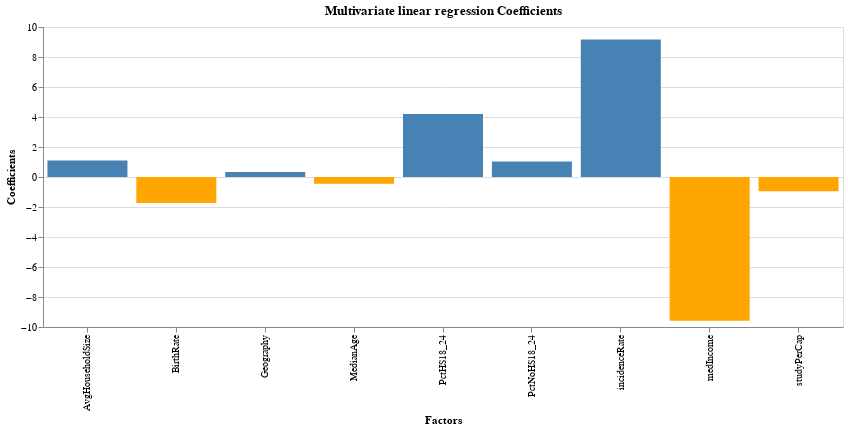

Source (notebook cell):
### Code cell
coef=list(coef)

factors=list(X.columns)

print("Intercept: "+str(float(intercept)))
for i in range(len(factors)):
  print(str(factors[i])+": "+ "coef: " +str(coef[i]))

# Create a DataFrame from the data
coef_df = pd.DataFrame({'Factors': factors, 'Coefficients': coef})

# Create a bar chart using Altair
chart = alt.Chart(coef_df).mark_bar().encode(
    x='Factors',
    y='Coefficients',
    color=alt.condition(
        alt.datum.Coefficients > 0,
        alt.value('steelblue'),  # Positive coefficients in blue
        alt.value('orange')      # Negative coefficients in orange
    ),
    tooltip=['Factors', 'Coefficients']
).properties(
    title='Multivariate linear regression Coefficients',width=800,
    height=300
)

# Show the chart
chart

### Figure 1 — Vega-Lite specification as saved in the notebook (floating-point values rounded to 4 significant figures)
{"config": {"view": {"continuousWidth": 400, "continuousHeight": 300}}, "data": {"name": "data-3b4ff8dd8ca62ec86682772a5b0679d1"}, "mark": "bar", "encoding": {"color": {"condition": {"value": "steelblue", "test": "(datum.Coefficients > 0)"}, "value": "orange"}, "tooltip": [{"field": "Factors", "type": "nominal"}, {"field": "Coefficients", "type": "quantitative"}], "x": {"field": "Factors", "type": "nominal"}, "y": {"field": "Coefficients", "type": "quantitative"}}, "height": 300, "title": "Multivariate linear regression Coefficients", "width": 800, "$schema": "https://vega.github.io/schema/vega-lite/v4.17.0.json", "datasets": {"data-3b4ff8dd8ca62ec86682772a5b0679d1": [{"Factors": "incidenceRate", "Coefficients": 9.159}, {"Factors": "medIncome", "Coefficients": -9.578}, {"Factors": "studyPerCap", "Coefficients": -0.944}, {"Factors": "MedianAge", "Coefficients": -0.4525}, {"Factors": "Geography", "Coefficients": 0.3343}, {"Factors": "AvgHouseholdSize", "Coefficients": 1.103}, {"Factors": "PctNoHS18_24", "Coefficients": 1.03}, {"Factors": "PctHS18_24", "Coefficients": 4.205}, {"Factors": "BirthRate", "Coefficients": -1.729}]}}
